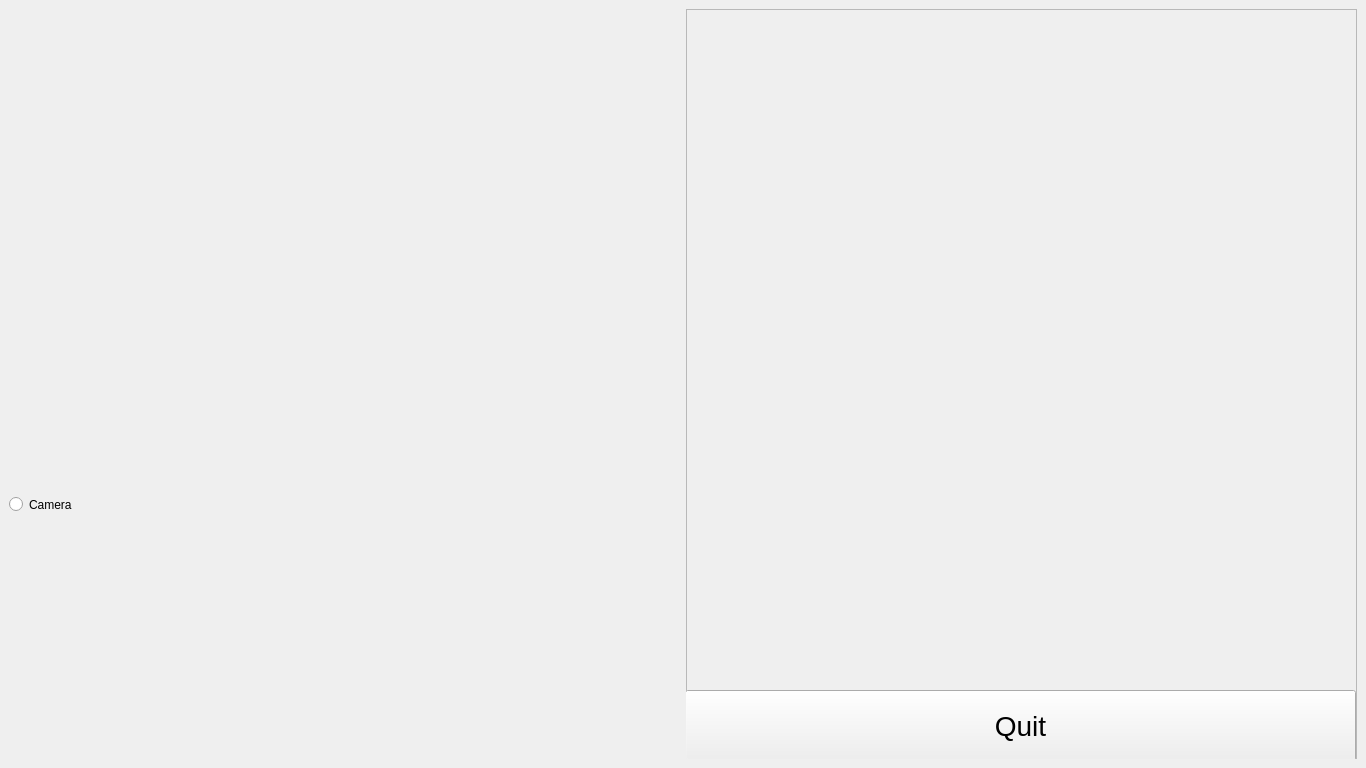
<?xml version="1.0" encoding="UTF-8"?>
<ui version="4.0">
 <class>MainWindowDesign</class>
 <widget class="QMainWindow" name="MainWindowDesign">
  <property name="geometry">
   <rect>
    <x>0</x>
    <y>0</y>
    <width>1366</width>
    <height>768</height>
   </rect>
  </property>
  <property name="maximumSize">
   <size>
    <width>1366</width>
    <height>768</height>
   </size>
  </property>
  <property name="windowTitle">
   <string>QRosApp</string>
  </property>
  <property name="windowIcon">
   <iconset resource="../resources/images.qrc">
    <normaloff>:/images/icon.png</normaloff>:/images/icon.png</iconset>
  </property>
  <property name="locale">
   <locale language="English" country="Australia"/>
  </property>
  <widget class="QWidget" name="centralwidget">
   <layout class="QHBoxLayout">
    <item>
     <widget class="QFrame" name="camera_frame">
      <property name="enabled">
       <bool>true</bool>
      </property>
      <property name="styleSheet">
       <string notr="true"/>
      </property>
      <widget class="QFrame" name="rviz_camera">
       <property name="geometry">
        <rect>
         <x>0</x>
         <y>0</y>
         <width>640</width>
         <height>480</height>
        </rect>
       </property>
       <property name="maximumSize">
        <size>
         <width>640</width>
         <height>480</height>
        </size>
       </property>
       <property name="styleSheet">
        <string notr="true"/>
       </property>
       <layout class="QHBoxLayout" name="horizontalLayout"/>
      </widget>
      <widget class="QRadioButton" name="radioButton_camera">
       <property name="geometry">
        <rect>
         <x>0</x>
         <y>480</y>
         <width>638</width>
         <height>31</height>
        </rect>
       </property>
       <property name="styleSheet">
        <string notr="true">font: 16pt &quot;Sans Serif&quot;;</string>
       </property>
       <property name="text">
        <string>Camera</string>
       </property>
      </widget>
     </widget>
    </item>
    <item>
     <widget class="QFrame" name="laser_frame">
      <property name="frameShape">
       <enum>QFrame::StyledPanel</enum>
      </property>
      <property name="frameShadow">
       <enum>QFrame::Raised</enum>
      </property>
      <widget class="QPushButton" name="pushButton_quit">
       <property name="geometry">
        <rect>
         <x>-1</x>
         <y>681</y>
         <width>671</width>
         <height>71</height>
        </rect>
       </property>
       <property name="font">
        <font>
         <pointsize>21</pointsize>
        </font>
       </property>
       <property name="text">
        <string>Quit</string>
       </property>
      </widget>
      <widget class="QWidget" name="horizontalLayoutWidget">
       <property name="geometry">
        <rect>
         <x>-1</x>
         <y>0</y>
         <width>671</width>
         <height>501</height>
        </rect>
       </property>
       <layout class="QHBoxLayout" name="horizontalLayout_laser"/>
      </widget>
     </widget>
    </item>
   </layout>
  </widget>
  <action name="action_Quit">
   <property name="text">
    <string>&amp;Quit</string>
   </property>
   <property name="shortcut">
    <string>Ctrl+Q</string>
   </property>
   <property name="shortcutContext">
    <enum>Qt::ApplicationShortcut</enum>
   </property>
  </action>
  <action name="action_Preferences">
   <property name="text">
    <string>&amp;Preferences</string>
   </property>
  </action>
  <action name="actionAbout">
   <property name="text">
    <string>&amp;About</string>
   </property>
  </action>
  <action name="actionAbout_Qt">
   <property name="text">
    <string>About &amp;Qt</string>
   </property>
  </action>
 </widget>
 <resources>
  <include location="../resources/images.qrc"/>
 </resources>
 <connections>
  <connection>
   <sender>action_Quit</sender>
   <signal>triggered()</signal>
   <receiver>MainWindowDesign</receiver>
   <slot>close()</slot>
   <hints>
    <hint type="sourcelabel">
     <x>-1</x>
     <y>-1</y>
    </hint>
    <hint type="destinationlabel">
     <x>399</x>
     <y>299</y>
    </hint>
   </hints>
  </connection>
 </connections>
</ui>
